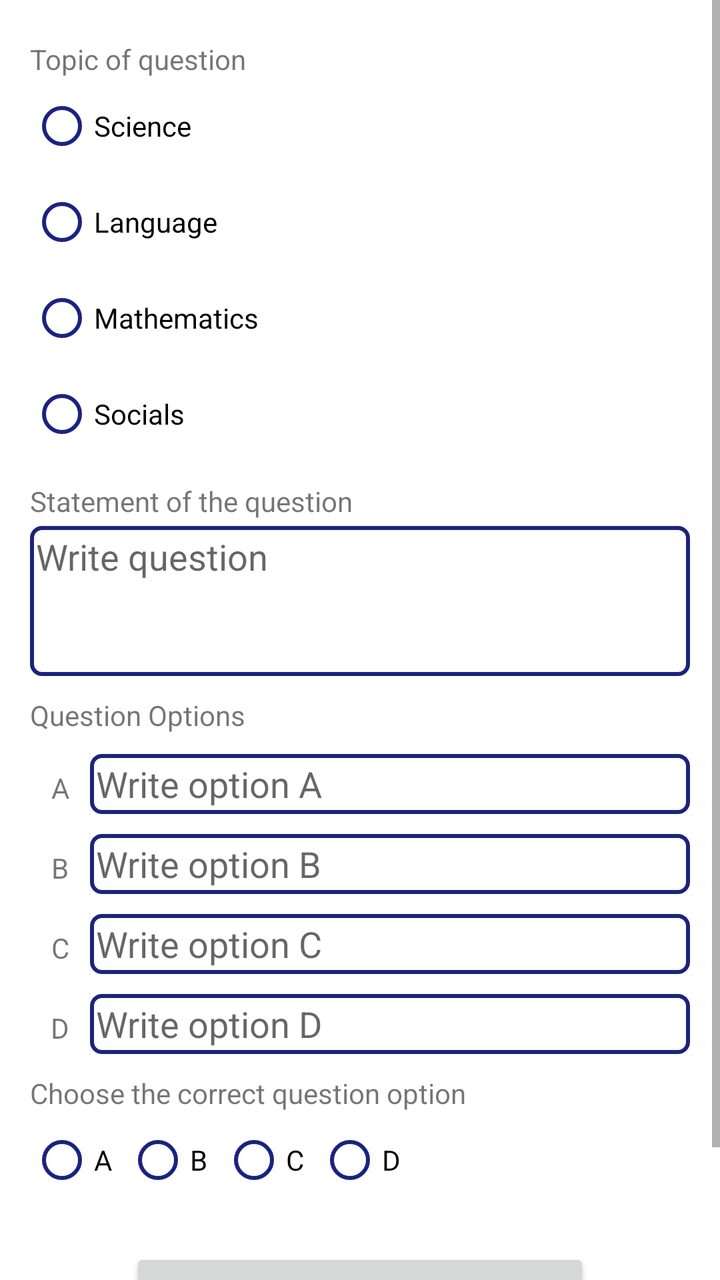
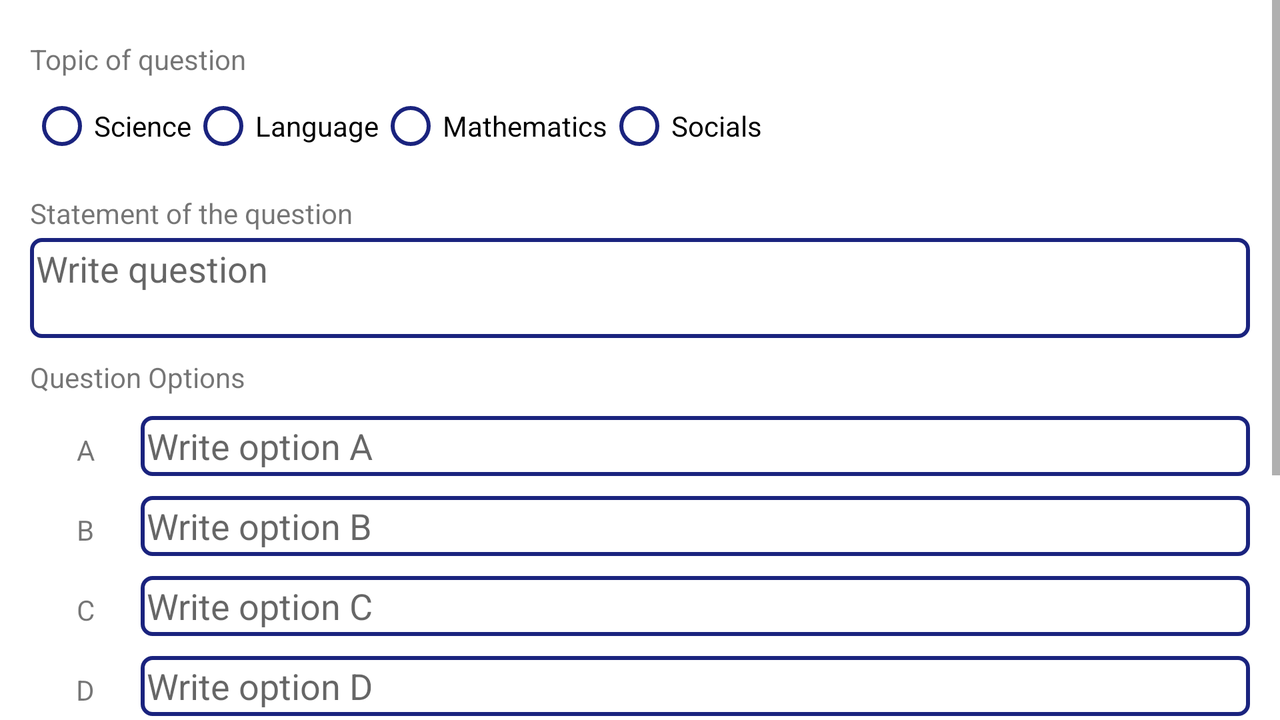

One screen, two layout resources from the same app: the default and the author's alternative for another configuration. Each is rendered where Android would select it; the XML of both is given below.
<!-- AndroidManifest.xml: application theme Theme.ApliKTest11 -->
<!-- res/layout/activity_nueva_pregunta.xml -->
<?xml version="1.0" encoding="utf-8"?>
<ScrollView xmlns:android="http://schemas.android.com/apk/res/android"
    android:id="@+id/ScrollViewNuevaPregunta"
    android:layout_width="match_parent"
    android:layout_height="match_parent"
    android:scrollbars="vertical">
    <LinearLayout xmlns:tools="http://schemas.android.com/tools"
        android:layout_width="match_parent"
        android:layout_height="wrap_content"
        android:layout_margin="15dp"
        android:orientation="vertical"
        android:focusable="false"
        android:focusableInTouchMode="true"
        tools:context=".NuevaPregunta">
        
        <TextView
            android:layout_width="wrap_content"
            android:layout_height="wrap_content"
            android:layout_marginTop="5dp"
            android:text="@string/txtNuevaPreguntaAsignatura">
        </TextView>
        <RadioGroup
            android:id="@+id/GrupoAsignatura"
            android:layout_width="wrap_content"
            android:layout_height="wrap_content">
            <RadioButton
                android:id="@+id/radioAsigCNAT"
                android:layout_width="wrap_content"
                android:layout_height="wrap_content"
                android:buttonTint="#1A237E"
                android:text="@string/txtradioAsigCNAT"/>
            <RadioButton
                android:id="@+id/radioAsigLENG"
                android:layout_width="wrap_content"
                android:layout_height="wrap_content"
                android:buttonTint="#1A237E"
                android:text="@string/txtradioAsigLENG"/>
            <RadioButton
                android:id="@+id/radioAsigMAT"
                android:layout_width="wrap_content"
                android:layout_height="wrap_content"
                android:buttonTint="#1A237E"
                android:text="@string/txtradioAsigMAT"/>
            <RadioButton
                android:id="@+id/radioAsigSOC"
                android:layout_width="wrap_content"
                android:layout_height="wrap_content"
                android:buttonTint="#1A237E"
                android:text="@string/txtradioAsigSOC"/>
        </RadioGroup>
        
        <TextView
            android:layout_width="wrap_content"
            android:layout_height="wrap_content"
            android:layout_marginTop="10dp"
            android:text="@string/txtNuevaPreguntaEnunciado">
        </TextView>
        <EditText
            android:id="@+id/editNuevaPreguntaEnunciado"
            android:layout_width="match_parent"
            android:layout_height="75dp"
            android:layout_marginTop="3dp"
            android:background="@drawable/edittext_sty"
            android:gravity="start"
            android:hint="@string/txteditNuevaPreguntaEnunciado"
            android:inputType="textMultiLine|textAutoCorrect"
            android:padding="3dp"
            android:scrollbars="vertical"
            android:scrollbarAlwaysDrawVerticalTrack="true"
            android:fadeScrollbars="false">
        </EditText>
        
        <TextView
            android:layout_width="wrap_content"
            android:layout_height="wrap_content"
            android:layout_marginTop="10dp"
            android:text="@string/txtNuevaPreguntaOpciones">
        </TextView>
        <LinearLayout
            android:layout_width="match_parent"
            android:layout_height="match_parent"
            android:orientation="horizontal">
            <TextView
                android:layout_width="0dp"
                android:layout_height="wrap_content"
                android:layout_weight="1"
                android:layout_marginTop="10dp"
                android:text="A"
                android:textAlignment="center">
            </TextView>
            <EditText
                android:id="@+id/editNuevaPreguntaOpcionA"
                android:layout_width="0dp"
                android:layout_height="30dp"
                android:layout_weight="10"
                android:layout_marginTop="10dp"
                android:background="@drawable/edittext_sty"
                android:gravity="start"
                android:hint="@string/txteditNuevaPreguntaOpcionA"
                android:inputType="text|textAutoCorrect"
                android:padding="3dp"
                android:scrollbars="horizontal"
                android:scrollHorizontally="true">
            </EditText>
        </LinearLayout>
        <LinearLayout
            android:layout_width="match_parent"
            android:layout_height="match_parent"
            android:orientation="horizontal">
            <TextView
                android:layout_width="0dp"
                android:layout_height="wrap_content"
                android:layout_weight="1"
                android:layout_marginTop="10dp"
                android:text="B"
                android:textAlignment="center">
            </TextView>
            <EditText
                android:id="@+id/editNuevaPreguntaOpcionB"
                android:layout_width="0dp"
                android:layout_height="30dp"
                android:layout_weight="10"
                android:layout_marginTop="10dp"
                android:background="@drawable/edittext_sty"
                android:gravity="start"
                android:hint="@string/txteditNuevaPreguntaOpcionB"
                android:inputType="text|textAutoCorrect"
                android:padding="3dp"
                android:scrollbars="horizontal"
                android:scrollHorizontally="true">
            </EditText>
        </LinearLayout>
        <LinearLayout
            android:layout_width="match_parent"
            android:layout_height="match_parent"
            android:orientation="horizontal">
            <TextView
                android:layout_width="0dp"
                android:layout_height="wrap_content"
                android:layout_weight="1"
                android:layout_marginTop="10dp"
                android:text="C"
                android:textAlignment="center">
            </TextView>
            <EditText
                android:id="@+id/editNuevaPreguntaOpcionC"
                android:layout_width="0dp"
                android:layout_height="30dp"
                android:layout_weight="10"
                android:layout_marginTop="10dp"
                android:background="@drawable/edittext_sty"
                android:gravity="start"
                android:hint="@string/txteditNuevaPreguntaOpcionC"
                android:inputType="text|textAutoCorrect"
                android:padding="3dp"
                android:scrollbars="horizontal"
                android:scrollHorizontally="true">
            </EditText>
        </LinearLayout>
        <LinearLayout
            android:layout_width="match_parent"
            android:layout_height="match_parent"
            android:orientation="horizontal">
            <TextView
                android:layout_width="0dp"
                android:layout_height="wrap_content"
                android:layout_weight="1"
                android:layout_marginTop="10dp"
                android:text="D"
                android:textAlignment="center">
            </TextView>
            <EditText
                android:id="@+id/editNuevaPreguntaOpcionD"
                android:layout_width="0dp"
                android:layout_height="30dp"
                android:layout_weight="10"
                android:layout_marginTop="10dp"
                android:background="@drawable/edittext_sty"
                android:gravity="start"
                android:hint="@string/txteditNuevaPreguntaOpcionD"
                android:inputType="text|textAutoCorrect"
                android:padding="3dp"
                android:scrollbars="horizontal"
                android:scrollHorizontally="true">
            </EditText>
        </LinearLayout>
        
        <TextView
            android:layout_width="wrap_content"
            android:layout_height="wrap_content"
            android:layout_marginTop="10dp"
            android:text="@string/txtNuevaPreguntaRespuesta">
        </TextView>
        <RadioGroup
            android:id="@+id/GrupoRespuesta"
            android:layout_width="wrap_content"
            android:layout_height="wrap_content"
            android:orientation="horizontal">
            <RadioButton
                android:id="@+id/radioRtaA"
                android:layout_width="wrap_content"
                android:layout_height="wrap_content"
                android:buttonTint="#1A237E"
                android:checked="false"
                android:text="A"/>
            <RadioButton
                android:id="@+id/radioRtaB"
                android:layout_width="wrap_content"
                android:layout_height="wrap_content"
                android:buttonTint="#1A237E"
                android:checked="false"
                android:text="B"/>
            <RadioButton
                android:id="@+id/radioRtaC"
                android:layout_width="wrap_content"
                android:layout_height="wrap_content"
                android:buttonTint="#1A237E"
                android:checked="false"
                android:text="C"/>
            <RadioButton
                android:id="@+id/radioRtaD"
                android:layout_width="wrap_content"
                android:layout_height="wrap_content"
                android:buttonTint="#1A237E"
                android:checked="false"
                android:text="D"/>
        </RadioGroup>
        
        <Button
            android:id="@+id/btnNuevaPreguntaAgregar"
            android:layout_width="match_parent"
            android:layout_height="50dp"
            android:layout_marginStart="50dp"
            android:layout_marginTop="20dp"
            android:layout_marginEnd="50dp"
            android:layout_marginBottom="40dp"
            android:text="@string/btntxtNuevaPreguntaAgregar">
        </Button>
    </LinearLayout>
</ScrollView>
<!-- resources referenced by this layout -->
<resources>
  <!-- drawable edittext_sty (drawable) -->
  <?xml version="1.0" encoding="utf-8"?>
  <shape xmlns:android="http://schemas.android.com/apk/res/android">
      <stroke
          android:width="2dp"
          android:color="#1A237E"/>
      <corners android:radius="5dp"/>
  </shape>
  <string name="btntxtNuevaPreguntaAgregar">Save question</string>
  <string name="txtNuevaPreguntaAsignatura">Topic of question</string>
  <string name="txtNuevaPreguntaEnunciado">Statement of the question</string>
  <string name="txtNuevaPreguntaOpciones">Question Options</string>
  <string name="txtNuevaPreguntaRespuesta">Choose the correct question option</string>
  <string name="txteditNuevaPreguntaEnunciado">Write question</string>
  <string name="txteditNuevaPreguntaOpcionA">Write option A</string>
  <string name="txteditNuevaPreguntaOpcionB">Write option B</string>
  <string name="txteditNuevaPreguntaOpcionC">Write option C</string>
  <string name="txteditNuevaPreguntaOpcionD">Write option D</string>
  <string name="txtradioAsigCNAT">Science</string>
  <string name="txtradioAsigLENG">Language</string>
  <string name="txtradioAsigMAT">Mathematics</string>
  <string name="txtradioAsigSOC">Socials</string>
  <style name="Theme.ApliKTest11" parent="Theme.MaterialComponents.DayNight.NoActionBar">
          
          <item name="colorPrimary">@color/purple_500</item>
          <item name="colorPrimaryVariant">@color/purple_700</item>
          <item name="colorOnPrimary">@color/white</item>
          
          <item name="colorSecondary">@color/teal_200</item>
          <item name="colorSecondaryVariant">@color/teal_700</item>
          <item name="colorOnSecondary">@color/black</item>
          
          <item name="android:statusBarColor" tools:targetApi="l">?attr/colorPrimaryVariant</item>
          
          <item name="actionOverflowButtonStyle">@style/CustomOverflowButtonStyle</item>
      </style>
  <color name="purple_500">#FF6200EE</color>
  <color name="purple_700">#FF3700B3</color>
  <color name="white">#FFFFFFFF</color>
  <color name="teal_200">#FF03DAC5</color>
  <color name="teal_700">#FF018786</color>
  <color name="black">#FF000000</color>
  <style name="CustomOverflowButtonStyle" parent="Widget.AppCompat.ActionButton.Overflow">
          <item name="android:tint">@color/white</item>
      </style>
</resources>
<!-- res/layout-land/activity_nueva_pregunta.xml (the author's variant of the layout above) -->
<!-- drawn on the phone turned sideways -->
<?xml version="1.0" encoding="utf-8"?>
<ScrollView xmlns:android="http://schemas.android.com/apk/res/android"
    android:id="@+id/ScrollViewNuevaPregunta"
    android:layout_width="match_parent"
    android:layout_height="match_parent"
    android:scrollbars="vertical">
    <LinearLayout xmlns:tools="http://schemas.android.com/tools"
        android:layout_width="match_parent"
        android:layout_height="wrap_content"
        android:layout_margin="15dp"
        android:orientation="vertical"
        android:focusable="false"
        android:focusableInTouchMode="true"
        tools:context=".NuevaPregunta">
        
        <TextView
            android:layout_width="wrap_content"
            android:layout_height="wrap_content"
            android:layout_marginTop="5dp"
            android:text="@string/txtNuevaPreguntaAsignatura">
        </TextView>
        <RadioGroup
            android:id="@+id/GrupoAsignatura"
            android:layout_width="wrap_content"
            android:layout_height="wrap_content"
            android:orientation="horizontal">
            <RadioButton
                android:id="@+id/radioAsigCNAT"
                android:layout_width="wrap_content"
                android:layout_height="wrap_content"
                android:buttonTint="#1A237E"
                android:text="@string/txtradioAsigCNAT"/>
            <RadioButton
                android:id="@+id/radioAsigLENG"
                android:layout_width="wrap_content"
                android:layout_height="wrap_content"
                android:buttonTint="#1A237E"
                android:text="@string/txtradioAsigLENG"/>
            <RadioButton
                android:id="@+id/radioAsigMAT"
                android:layout_width="wrap_content"
                android:layout_height="wrap_content"
                android:buttonTint="#1A237E"
                android:text="@string/txtradioAsigMAT"/>
            <RadioButton
                android:id="@+id/radioAsigSOC"
                android:layout_width="wrap_content"
                android:layout_height="wrap_content"
                android:buttonTint="#1A237E"
                android:text="@string/txtradioAsigSOC"/>
        </RadioGroup>
        
        <TextView
            android:layout_width="wrap_content"
            android:layout_height="wrap_content"
            android:layout_marginTop="10dp"
            android:text="@string/txtNuevaPreguntaEnunciado">
        </TextView>
        <EditText
            android:id="@+id/editNuevaPreguntaEnunciado"
            android:layout_width="match_parent"
            android:layout_height="50dp"
            android:layout_marginTop="3dp"
            android:background="@drawable/edittext_sty"
            android:gravity="start"
            android:hint="@string/txteditNuevaPreguntaEnunciado"
            android:inputType="textMultiLine|textAutoCorrect"
            android:padding="3dp"
            android:scrollbars="vertical"
            android:scrollbarAlwaysDrawVerticalTrack="true"
            android:fadeScrollbars="false">
        </EditText>
        
        <TextView
            android:layout_width="wrap_content"
            android:layout_height="wrap_content"
            android:layout_marginTop="10dp"
            android:text="@string/txtNuevaPreguntaOpciones">
        </TextView>
        <LinearLayout
            android:layout_width="match_parent"
            android:layout_height="match_parent"
            android:orientation="horizontal">
            <TextView
                android:layout_width="0dp"
                android:layout_height="wrap_content"
                android:layout_weight="1"
                android:layout_marginTop="10dp"
                android:text="A"
                android:textAlignment="center">
            </TextView>
            <EditText
                android:id="@+id/editNuevaPreguntaOpcionA"
                android:layout_width="0dp"
                android:layout_height="30dp"
                android:layout_weight="10"
                android:layout_marginTop="10dp"
                android:background="@drawable/edittext_sty"
                android:gravity="start"
                android:hint="@string/txteditNuevaPreguntaOpcionA"
                android:inputType="text|textAutoCorrect"
                android:padding="3dp"
                android:scrollbars="horizontal"
                android:scrollHorizontally="true">
            </EditText>
        </LinearLayout>
        <LinearLayout
            android:layout_width="match_parent"
            android:layout_height="match_parent"
            android:orientation="horizontal">
            <TextView
                android:layout_width="0dp"
                android:layout_height="wrap_content"
                android:layout_weight="1"
                android:layout_marginTop="10dp"
                android:text="B"
                android:textAlignment="center">
            </TextView>
            <EditText
                android:id="@+id/editNuevaPreguntaOpcionB"
                android:layout_width="0dp"
                android:layout_height="30dp"
                android:layout_weight="10"
                android:layout_marginTop="10dp"
                android:background="@drawable/edittext_sty"
                android:gravity="start"
                android:hint="@string/txteditNuevaPreguntaOpcionB"
                android:inputType="text|textAutoCorrect"
                android:padding="3dp"
                android:scrollbars="horizontal"
                android:scrollHorizontally="true">
            </EditText>
        </LinearLayout>
        <LinearLayout
            android:layout_width="match_parent"
            android:layout_height="match_parent"
            android:orientation="horizontal">
            <TextView
                android:layout_width="0dp"
                android:layout_height="wrap_content"
                android:layout_weight="1"
                android:layout_marginTop="10dp"
                android:text="C"
                android:textAlignment="center">
            </TextView>
            <EditText
                android:id="@+id/editNuevaPreguntaOpcionC"
                android:layout_width="0dp"
                android:layout_height="30dp"
                android:layout_weight="10"
                android:layout_marginTop="10dp"
                android:background="@drawable/edittext_sty"
                android:gravity="start"
                android:hint="@string/txteditNuevaPreguntaOpcionC"
                android:inputType="text|textAutoCorrect"
                android:padding="3dp"
                android:scrollbars="horizontal"
                android:scrollHorizontally="true">
            </EditText>
        </LinearLayout>
        <LinearLayout
            android:layout_width="match_parent"
            android:layout_height="match_parent"
            android:orientation="horizontal">
            <TextView
                android:layout_width="0dp"
                android:layout_height="wrap_content"
                android:layout_weight="1"
                android:layout_marginTop="10dp"
                android:text="D"
                android:textAlignment="center">
            </TextView>
            <EditText
                android:id="@+id/editNuevaPreguntaOpcionD"
                android:layout_width="0dp"
                android:layout_height="30dp"
                android:layout_weight="10"
                android:layout_marginTop="10dp"
                android:background="@drawable/edittext_sty"
                android:gravity="start"
                android:hint="@string/txteditNuevaPreguntaOpcionD"
                android:inputType="text|textAutoCorrect"
                android:padding="3dp"
                android:scrollbars="horizontal"
                android:scrollHorizontally="true">
            </EditText>
        </LinearLayout>
        
        <TextView
            android:layout_width="wrap_content"
            android:layout_height="wrap_content"
            android:layout_marginTop="10dp"
            android:text="@string/txtNuevaPreguntaRespuesta"></TextView>
        <RadioGroup
            android:id="@+id/GrupoRespuesta"
            android:layout_width="wrap_content"
            android:layout_height="wrap_content"
            android:orientation="horizontal">
            <RadioButton
                android:id="@+id/radioRtaA"
                android:layout_width="wrap_content"
                android:layout_height="wrap_content"
                android:buttonTint="#1A237E"
                android:checked="false"
                android:text="A"/>
            <RadioButton
                android:id="@+id/radioRtaB"
                android:layout_width="wrap_content"
                android:layout_height="wrap_content"
                android:buttonTint="#1A237E"
                android:checked="false"
                android:text="B"/>
            <RadioButton
                android:id="@+id/radioRtaC"
                android:layout_width="wrap_content"
                android:layout_height="wrap_content"
                android:buttonTint="#1A237E"
                android:checked="false"
                android:text="C"/>
            <RadioButton
                android:id="@+id/radioRtaD"
                android:layout_width="wrap_content"
                android:layout_height="wrap_content"
                android:buttonTint="#1A237E"
                android:checked="false"
                android:text="D"/>
        </RadioGroup>
        
        <Button
            android:id="@+id/btnNuevaPreguntaAgregar"
            android:layout_width="match_parent"
            android:layout_height="50dp"
            android:layout_marginStart="50dp"
            android:layout_marginTop="20dp"
            android:layout_marginEnd="50dp"
            android:layout_marginBottom="40dp"
            android:text="@string/btntxtNuevaPreguntaAgregar">
        </Button>
    </LinearLayout>
</ScrollView>
